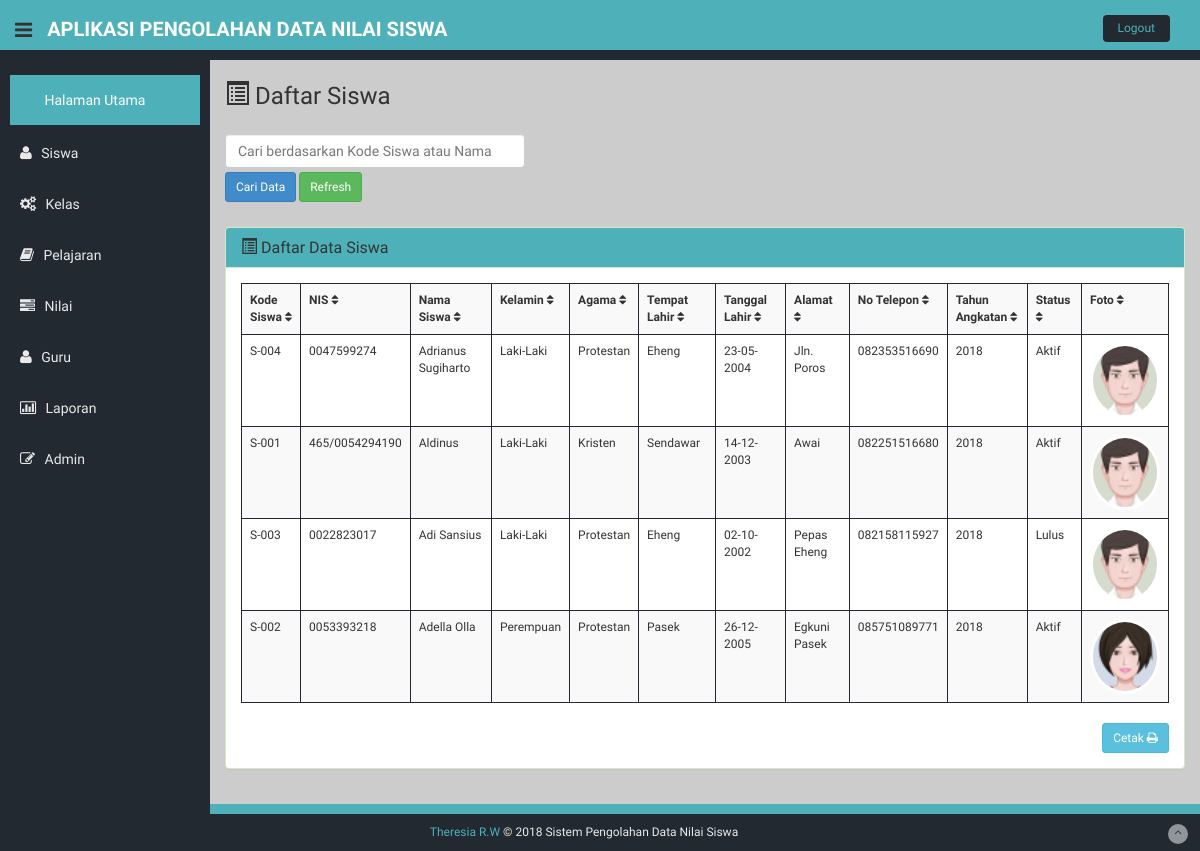
Screenshot of /admin/laporan-siswa.php (signed in) with the database file from the repository.
### tables this page shows
CREATE TABLE `siswa` (
  `kode_siswa` char(5) NOT NULL,
  `nis` varchar(20) NOT NULL,
  `nama_siswa` varchar(100) NOT NULL,
  `kelamin` varchar(20) NOT NULL,
  `agama` varchar(20) NOT NULL,
  `tempat_lahir` varchar(100) NOT NULL,
  `tanggal_lahir` varchar(10) NOT NULL,
  `alamat` varchar(100) NOT NULL,
  `no_telepon` varchar(20) NOT NULL,
  `tahun_angkatan` char(4) NOT NULL,
  `status` enum('Aktif','Lulus','Keluar') NOT NULL,
  `username` varchar(30) NOT NULL,
  `password` text NOT NULL,
  `gambar` varchar(30) NOT NULL
);

### admin/laporan-siswa.php (the view, shortened to what this page needs)
<?php
if (empty($_SESSION['username'])){
	header('location:../index.php');
} else {
?>
<!DOCTYPE html>
<html lang="en">
 <?php include "head.php"; ?>
  </head>
  <body>
  <section id="container" >
      <?php include "header.php"; ?>
      <aside>
          <div id="sidebar"  class="nav-collapse ">
              <ul class="sidebar-menu" id="nav-accordion">
<?php } ?>
                  <?php include 'menu.php'; ?>
              </ul>
          </div>
      </aside>
      <section id="main-content">
          <section class="wrapper">
          	<h3><i class="glyphicon glyphicon-list-alt"></i> Daftar Siswa </h3>
          	<div class="row mt">
              <div class="col-lg-4">
              <form action='laporan-siswa.php' method="POST">
	       <input type='text' class="form-control" style="margin-bottom: 4px;" name='qcari' placeholder='Cari berdasarkan Kode Siswa atau Nama' required />
           <input type='submit' value='Cari Data' class="btn btn-sm btn-primary" /> <a href='laporan-siswa.php' class="btn btn-sm btn-success" >Refresh</i></a>
          	</div>
              </div>
          	<div class="row mt">
          		<div class="col-lg-12">
                    <div class="panel panel-success ">
                        <div class="panel-heading">
                        <h3 class="panel-title "><i class="glyphicon glyphicon-list-alt"></i> Daftar Data Siswa </h3>
                        </div>
                        <div class="panel-body">
                        <div class="table-responsive">
                    <?php
                    $query1="select * from siswa";
                    $tampil=mysqli_query($koneksi,$query1) or die(mysqli_error());
                    ?>
                  <table class="table table-bordered table-hover table-striped tablesorter">
                      <tr>
                        <th>Kode Siswa <i class="fa fa-sort"></i></th>
                        <th>NIS <i class="fa fa-sort"></i></th>
                        <th>Nama Siswa <i class="fa fa-sort"></i></th>
                        <th>Kelamin <i class="fa fa-sort"></i></th>
                        <th>Agama <i class="fa fa-sort"></i></th>
                        <th>Tempat Lahir <i class="fa fa-sort"></i></th>
                        <th>Tanggal Lahir <i class="fa fa-sort"></i></th>
                        <th>Alamat <i class="fa fa-sort"></i></th>
                        <th>No Telepon <i class="fa fa-sort"></i></th>
                        <th>Tahun Angkatan <i class="fa fa-sort"></i></th>
                        <th>Status <i class="fa fa-sort"></i></th>
                        <th>Foto <i class="fa fa-sort"></i></th>
                      </tr>
                     <?php while($data=mysqli_fetch_array($tampil))
                    { ?>
                    <tr>
                    <td><?php echo $data['kode_siswa']; ?></td>
                    <td><?php echo $data['nis'];?></td>
                    <td><?php echo $data['nama_siswa'];?></td>
                    <td><?php echo $data['kelamin']; ?></td>
                    <td><?php echo $data['agama']; ?></td>
                    <td><?php echo $data['tempat_lahir']; ?></td>
                    <td><?php echo $data['tanggal_lahir']; ?></td>
                    <td><?php echo $data['alamat']; ?></td>
                    <td><?php echo $data['no_telepon']; ?></td>
                    <td><?php echo $data['tahun_angkatan']; ?></td>
                    <td><?php echo $data['status']; ?></td>
                    <td><img src="<?php echo $data['gambar']; ?>" width="60" height="60" class="img-circle" /></td>
                    <?php
              }
              ?>
                   </table>
                   </div>
                <div class="text-right">
                  <a href="siswa_pdf.php" class="btn btn-sm btn-info">Cetak  <i class="fa fa-print"></i></a>
                </div>
              </div>
              </div>
            </div>
          	</div>
		</section><! --/wrapper -->
      </section>
      <?php include "footer.php"; ?>
  </section>
  </body>
</html>

### admin/head.php (shortened to what this page needs)
<head>
    <link href="assets/css/bootstrap.css" rel="stylesheet">
    <link href="assets/font-awesome/css/font-awesome.css" rel="stylesheet" />
    <link rel="stylesheet" type="text/css" href="assets/js/bootstrap-datepicker/css/datepicker.css" />
    <link rel="stylesheet" type="text/css" href="assets/js/bootstrap-daterangepicker/daterangepicker.css" />
    <link rel="stylesheet" href="../datatables/dataTables.bootstrap.css"/>
    <link href="assets/css/style.css" rel="stylesheet">
    <link href="assets/css/style-responsive.css" rel="stylesheet">
  </head>

### admin/header.php
<header class="header black-bg">
              <div class="sidebar-toggle-box">
                  <div class="fa fa-bars tooltips" data-placement="right" data-original-title="Toggle Navigation"></div>
              </div>
            <a href="index.php" class="logo"><b>Aplikasi Pengolahan Data Nilai Siswa</b></a>
            <div class="top-menu">
            	<ul class="nav pull-right top-menu">
                    <li><a class="logout" href="../logout.php" onclick="return confirm('Apakah anda akan keluar?');">Logout</a></li>
            	</ul>
            </div>
        </header>

### admin/menu.php (shortened to what this page needs)
<li class="mt">
    <a class="active" href="index.php">
        <i class="fa fa-dashboard"></i>
        <span>Halaman Utama</span>
    </a>
</li>
<li class="sub-menu">
    <a href="javascript:;" >
        <i class="fa fa-user"></i>
        <span>Siswa</span>
    </a>
</li>
<li class="sub-menu">
    <a href="javascript:;" >
        <i class="fa fa-cogs"></i>
        <span>Kelas</span>
    </a>
</li>
<li class="sub-menu">
    <a href="javascript:;" >
        <i class="fa fa-book"></i>
        <span>Pelajaran</span>
    </a>
</li>
<li class="sub-menu">
    <a href="javascript:;" >
        <i class="fa fa-tasks"></i>
        <span>Nilai</span>
    </a>
</li>
<li class="sub-menu">
    <a href="javascript:;" >
        <i class="fa fa-user"></i>
        <span>Guru</span>
    </a>
</li>
<li class="sub-menu">
    <a href="javascript:;" >
        <i class=" fa fa-bar-chart-o"></i>
        <span>Laporan</span>
    </a>
</li>
<li class="sub-menu">
    <a href="javascript:;" >
        <i class=" fa fa-edit"></i>
        <span>Admin</span>
    </a>
</li>

### admin/footer.php
<footer class="site-footer">
          <div class="text-center">
              <a href="#" target="_blank">Theresia R.W</a> &copy; 2018 Sistem Pengolahan Data Nilai Siswa
              <a href="#" class="go-top">
                  <i class="fa fa-angle-up"></i>
              </a>
          </div>
      </footer>

### admin/assets/css/style.css (style rules this page uses)
body { color: #333; background: #ccc; font-family: 'Ruda', Lucida Fax; padding: 0px !important; margin: 0px !important; font-size:12px; }
ul li { list-style: none; }
a, a:hover, a:focus { text-decoration: none; outline: none; }
#container { width: 100%; height: 100%; }
.mt { margin-top: 25px; }
ul.top-menu > li > .logout { color: #4eb1ba; font-size: 12px; border-radius: 4px; -webkit-border-radius: 4px; border: 0px solid !important; padding: 5px 15px; margin-right: 15px; background: #222930; margin-top: 15px; }
#sidebar { width: 210px; height: 100%; position: fixed; background: #222930; }
#sidebar ul li { position: relative; }
ul.sidebar-menu , ul.sidebar-menu li ul.sub { margin: -2px 0 0; padding: 0; }
ul.sidebar-menu { margin-top: 75px; }
ul.sidebar-menu li { margin-bottom: 5px; margin-left:10px; margin-right:10px; }
ul.sidebar-menu li.sub-menu { line-height: 15px; }
ul.sidebar-menu li a span { display: inline-block; }
ul.sidebar-menu li a { color: #e9e9e9; text-decoration: none; display: block; padding: 15px 0 15px 10px; font-size: 14px; outline: none; -webkit-transition: all 0.3s ease; -moz-transition: all 0.3s ease; -o-transition: all 0.3s ease; -ms-transition: all 0.3s ease; transition: all 0.3s ease; }
ul.sidebar-menu li a.active, ul.sidebar-menu li a:hover, ul.sidebar-menu li a:focus { background: #4eb1ba; color: #fff; display: block; -webkit-transition: all 0.3s ease; -moz-transition: all 0.3s ease; -o-transition: all 0.3s ease; -ms-transition: all 0.3s ease; transition: all 0.3s ease; }
ul.sidebar-menu li a i { font-size: 15px; padding-right: 6px; }
ul.sidebar-menu li a.active i { color: #4eb1ba; }
#main-content { margin-left: 210px; }
.header, .footer { min-height: 60px; padding: 0 15px; }
.header { position: fixed; left: 0; right: 0; z-index: 1002; }
.black-bg { background: #4eb1ba; border-bottom: 10px solid #222930; }
.wrapper { display: inline-block; margin-top: 60px; padding-left: 15px; padding-right: 15px; padding-bottom: 15px; padding-top: 0px; width: 100%; }
a.logo { font-size: 20px; color: #fff; float: left; margin-top: 15px; text-transform: uppercase; }
a.logo b { font-weight: 900; }
#top_menu .nav > li, ul.top-menu > li { float: left; }
ul.top-menu > li > a { color: #666666; font-size: 16px; border-radius: 4px; -webkit-border-radius: 4px; border:1px solid #666666 !important; padding: 2px 6px; margin-right: 15px; }
.sidebar-toggle-box { float: left; padding-right: 15px; margin-top: 20px; }
.sidebar-toggle-box .fa-bars { cursor: pointer; display: inline-block; font-size: 20px; }
.site-footer { background: #222930; border-top: 10px solid #4eb1ba; color: #e9e9e9; padding: 10px 0; }
.go-top { margin-right: 1%; float: right; background: rgba(255,255,255,.5); width: 20px; height: 20px; border-radius: 50%; -webkit-border-radius: 50%; }
.go-top i { color: #2A3542; }

### rows the page displays
siswa: kode_siswa "S-004", nis "0047599274", nama_siswa "Adrianus Sugiharto", kelamin "Laki-Laki", agama "Protestan", tempat_lahir "Eheng", tanggal_lahir "23-05-2004", alamat "Jln. Poros", no_telepon "082353516690", tahun_angkatan "2018", status "Aktif", gambar (picture)
siswa: kode_siswa "S-001", nis "465/0054294190", nama_siswa "Aldinus", kelamin "Laki-Laki", agama "Kristen", tempat_lahir "Sendawar", tanggal_lahir "14-12-2003", alamat "Awai", no_telepon "082251516680", tahun_angkatan "2018", status "Aktif", gambar (picture)
siswa: kode_siswa "S-003", nis "0022823017", nama_siswa "Adi Sansius", kelamin "Laki-Laki", agama "Protestan", tempat_lahir "Eheng", tanggal_lahir "02-10-2002", alamat "Pepas Eheng", no_telepon "082158115927", tahun_angkatan "2018", status "Lulus", gambar (picture)
siswa: kode_siswa "S-002", nis "0053393218", nama_siswa "Adella Olla", kelamin "Perempuan", agama "Protestan", tempat_lahir "Pasek", tanggal_lahir "26-12-2005", alamat "Egkuni Pasek", no_telepon "085751089771", tahun_angkatan "2018", status "Aktif", gambar (picture)
